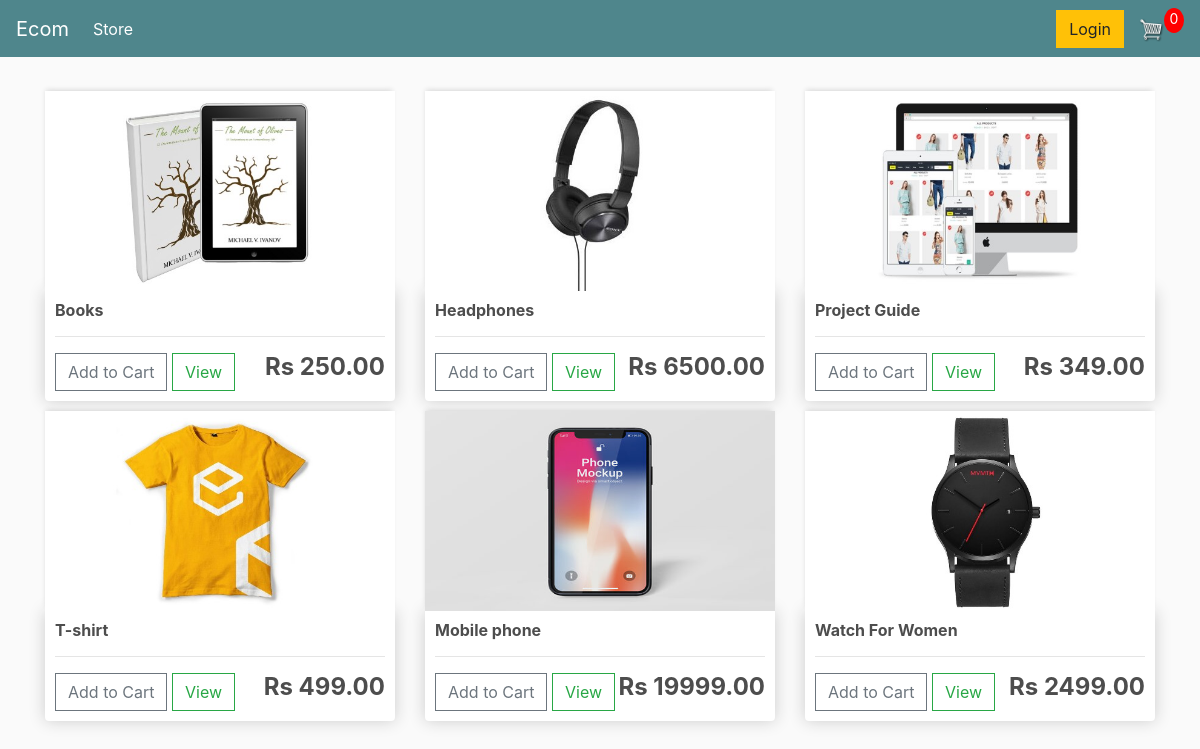
The page / on the database its author committed.
### store/models.py (models this page shows, shortened)
class Product(models.Model):
    name = models.CharField(max_length=200 , null = True)
    price= models.DecimalField(max_digits= 8 , decimal_places=2)
    digital = models.BooleanField(default=False , null = True , blank = False)
    image = models.ImageField(null = True,blank = True)

### store/views.py (the view)
# urls.py: path('', include('store.urls')),
def store(request):
    data = cartData(request)
    cartItems = data['cartItems']
    products = Product.objects.all()
    context = {'products':products , 'cartItems': cartItems}
    return render(request , 'store/store.html' , context)

### store/utils.py (called while the page is built, shortened)
def cookieCart(request):
    try:
            cart =json.loads(request.COOKIES['cart'])
    except:
            cart = {}
    print('cart:',cart)
    items = []
    order = {'get_cart_total': 0 ,'get_cart_items': 0 ,  'shipping': False}
    cartItems = order['get_cart_items']
    return {'cartItems': cartItems , 'order': order , 'items' : items}

def cartData(request):
    if request.user.is_authenticated:
        customer = request.user.customer
        order ,created = Order.objects.get_or_create(customer = customer , complete = False)
        items = order.orderitem_set.all()
        cartItems = order.get_cart_items
    else:
       cookieData = cookieCart(request)
       cartItems = cookieData['cartItems']
       order = cookieData['order']
       items = cookieData['items']
    return {'cartItems': cartItems , 'order': order , 'items' : items}

### store/templates/store/store.html
{% extends 'layout.html' %}
{% load static %}
{% block content %}
	<div class="row">
		{% for product in products  %}
		<div class="col-lg-4 ">
			<img class="thumbnail" src="{{product.image.url}}">
			<div class="box-element product">
				<h6><strong>{{product.name}}</strong></h6>
				<hr>
				<button data-product="{{product.id}}" data-action ="add"class="btn btn-outline-secondary add-btn update-cart">Add to Cart</button>
				<a class="btn btn-outline-success" href="#">View</a>
				<h4 style="display: inline-block; float: right"><strong>
					Rs {{product.price|floatformat:2}}
				</strong></h4>
			</div>
		</div>
		{% endfor %}
	</div>
{% endblock content %}

### static/css/main.css (style rules this page uses)
body { background-color: hsl(0, 0%, 98%); }
h1,h2,h3,h4,h5,h6 { color:hsl(0, 0%, 30%); }
.box-element { box-shadow:hsl(0, 0%, 80%) 0 0 16px; background-color: #fff; border-radius: 4px; padding: 10px; }
.thumbnail { width: 100%; height: 200px; -webkit-box-shadow: -1px -3px 5px -2px rgba(214,214,214,1); -moz-box-shadow: -1px -3px 5px -2px rgba(214,214,214,1); box-shadow: -1px -3px 5px -2px rgba(214,214,214,1); }
.product { border-radius: 0 0 4px 4px; }
.col-lg-4, .col-lg-6, .col-lg-8, .col-lg-12 { margin-top: 10px; }
.btn { border-radius: 0; }

### rows shown on the page
Product: image (picture), name "Books", price "250.00"
Product: image (picture), name "Headphones", price "6500.00"
Product: image (picture), name "Project Guide", price "349.00"
Product: image (picture), name "T-shirt", price "499.00"
Product: image (picture), name "Mobile phone", price "19999.00"
Product: image (picture), name "Watch For Women", price "2499.00"

### other values the page prints
{{ cartItems }} "0"
